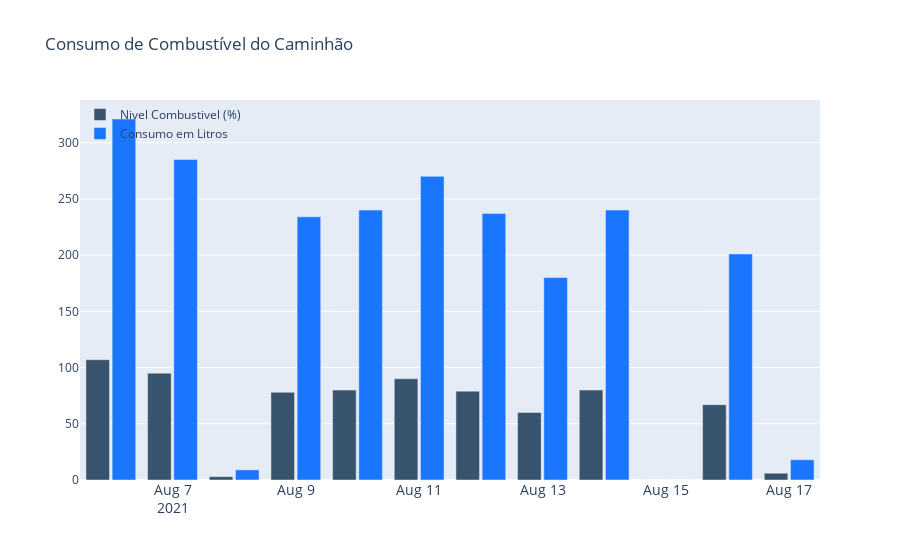

The code cell stored with this chart in its notebook:
### Markdown cell above
## Consumo de Combustível do Caminhão

### Code cell
df_data = df.loc[(df['imei'] == caminhao)]
df_data.loc[:,'date_created'] = pd.to_datetime(df_data['date_created'])
df_data = df_data.set_index('date_created')
df_data = df_data.loc['2021-08-06':]

df_comb = df_data.copy()
litragem = 300
df_max = df_comb.groupby(pd.Grouper(freq='86400s')).max().fillna(0)
df_min = df_comb.groupby(pd.Grouper(freq='86400s')).min().fillna(0)
df_comb = df_comb.groupby(pd.Grouper(freq='86400s')).max().fillna(0)
diff_fuel = df_max['fuel'] - df_min['fuel']
df_comb['diff_fuel'] = diff_fuel
df_comb['consumo'] = (diff_fuel*litragem)/100
# print(df_comb.loc[:, ['diff_fuel', 'consumo']])

fig = go.Figure()
fig.add_trace(go.Bar(x=df_comb.index,
                y=df_comb['diff_fuel'],
                name='Consumo de Combustivel (%)',
                marker_color='rgb(55, 83, 109)'
                ))
fig.add_trace(go.Bar(x=df_comb.index,
                y=df_comb['consumo'],
                name='Consumo em Litros',
                marker_color='rgb(26, 118, 255)'
                ))

fig.update_layout(
    title='Consumo de Combustível do Caminhão',
    xaxis_tickfont_size=14,
    legend=dict(
        x=0,
        y=1.0,
        bgcolor='rgba(255, 255, 255, 0)',
        bordercolor='rgba(255, 255, 255, 0)'
    ),
    barmode='group',
    bargap=0.15, # gap between bars of adjacent location coordinates.
    bargroupgap=0.1 # gap between bars of the same location coordinate.
)
fig.show()

### Figure 1 — Plotly figure (JSON) as saved in the notebook; plotly's stock layout.template omitted (floating-point values rounded to 4 significant figures)
{"data": [{"marker": {"color": "rgb(55, 83, 109)"}, "name": "Nivel Combustivel (%)", "type": "bar", "x": ["2021-08-06T00:00:00", "2021-08-07T00:00:00", "2021-08-08T00:00:00", "2021-08-09T00:00:00", "2021-08-10T00:00:00", "2021-08-11T00:00:00", "2021-08-12T00:00:00", "2021-08-13T00:00:00", "2021-08-14T00:00:00", "2021-08-15T00:00:00", "2021-08-16T00:00:00", "2021-08-17T00:00:00"], "y": [107, 95, 3, 78, 80, 90, 79, 60, 80, 0, 67, 6]}, {"marker": {"color": "rgb(26, 118, 255)"}, "name": "Consumo em Litros", "type": "bar", "x": ["2021-08-06T00:00:00", "2021-08-07T00:00:00", "2021-08-08T00:00:00", "2021-08-09T00:00:00", "2021-08-10T00:00:00", "2021-08-11T00:00:00", "2021-08-12T00:00:00", "2021-08-13T00:00:00", "2021-08-14T00:00:00", "2021-08-15T00:00:00", "2021-08-16T00:00:00", "2021-08-17T00:00:00"], "y": [321, 285, 9, 234, 240, 270, 237, 180, 240, 0, 201, 18]}], "layout": {"bargap": 0.15, "bargroupgap": 0.1, "barmode": "group", "legend": {"bgcolor": "rgba(255, 255, 255, 0)", "bordercolor": "rgba(255, 255, 255, 0)", "x": 0, "y": 1}, "title": {"text": "Consumo de Combustível do Caminhão"}, "xaxis": {"tickfont": {"size": 14}}}}
